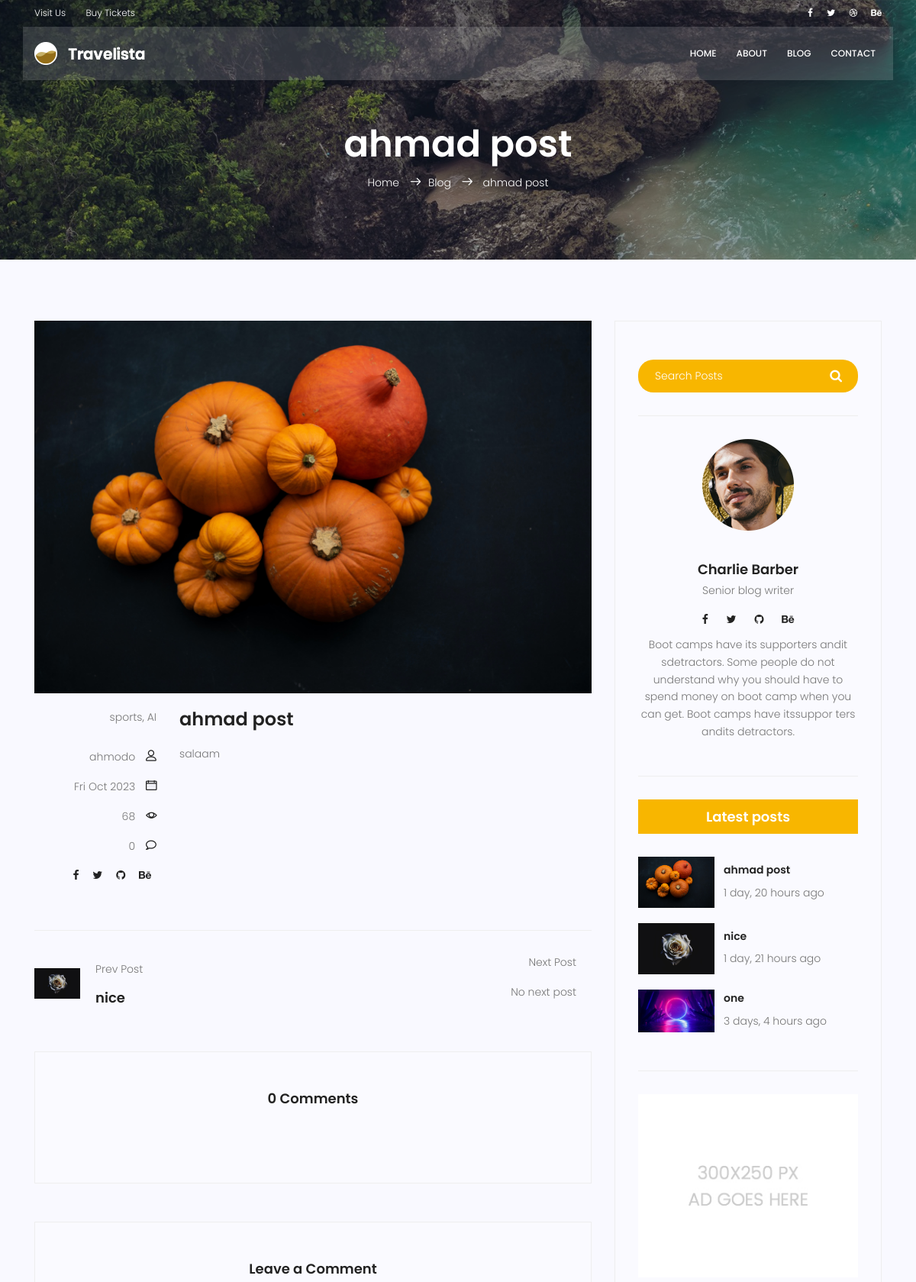
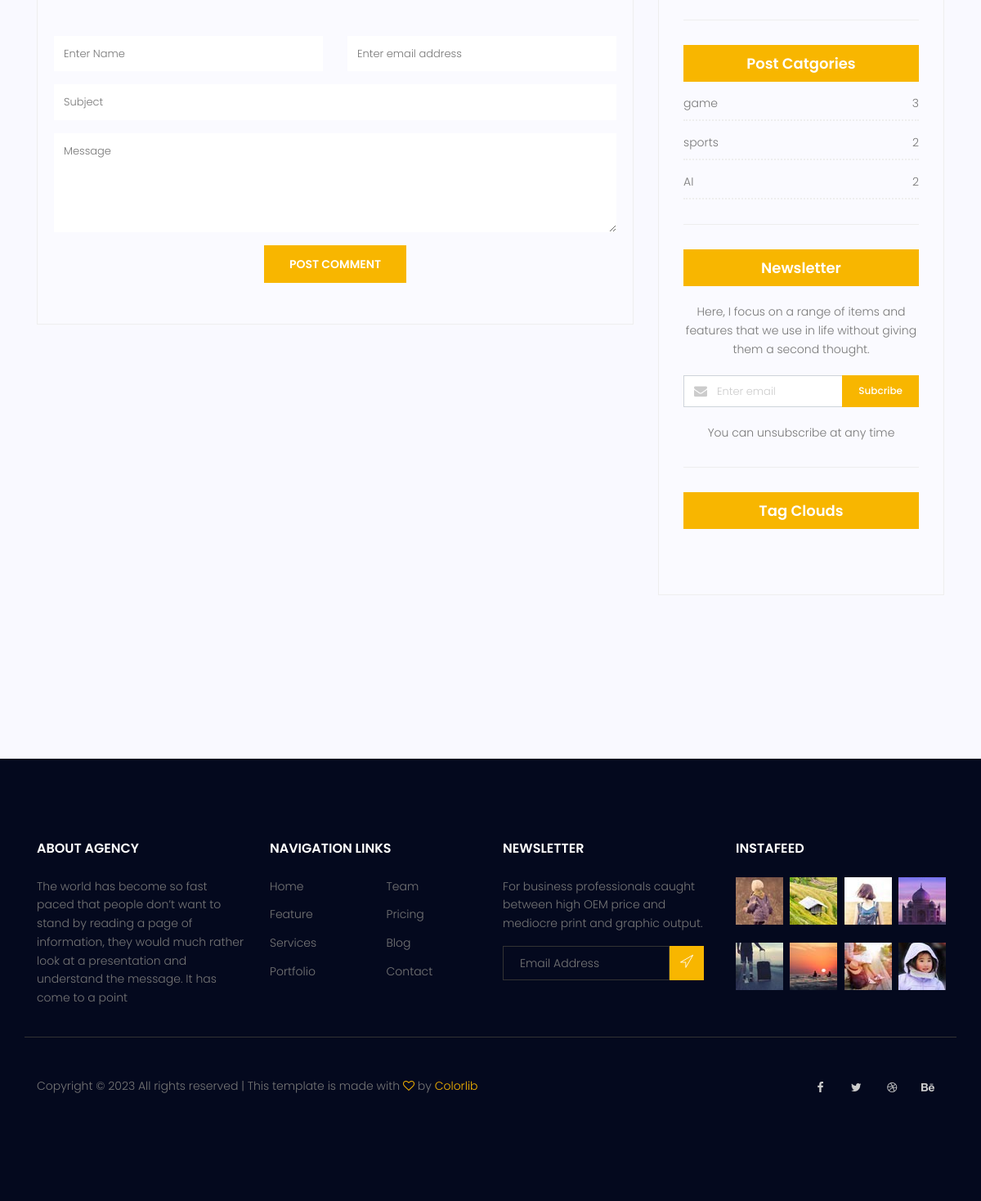
The page /blog/6/ on the database its author committed (2 pictures, top to bottom).
### blog/models.py (models this page shows, shortened)
class Post(models.Model):
    title = models.CharField(max_length=255)
    content = models.TextField()
    tags = TaggableManager()
    counted_views = models.IntegerField(default=0)
    status = models.BooleanField(default=False)
    published_date = models.DateTimeField(null=True)
    created_date = models.DateTimeField(auto_now_add=True)
    updated_date = models.DateTimeField(auto_now=True)
    author = models.ForeignKey(User, on_delete=models.SET_NULL,null=True)
    counted_comment = models.IntegerField(default=0)
    category=models.ManyToManyField(Category)
    image = models.ImageField(upload_to='post_images/')
    class Meta:
        ordering = ['-created_date']

class Category(models.Model):
    name=models.CharField(max_length=31)
    def __str__(self):
        return self.name

### blog/views.py (the view)
# urls.py: path('<int:pid>/', blog_single, name='single'),
def blog_single(request, pid):
    current_time = timezone.now()
    post = get_object_or_404(Post, pk=pid, status=True, published_date__lte=current_time)
    all_posts = Post.objects.filter(status=True, published_date__lte=current_time).order_by('-published_date')
    comments = Comment.objects.filter(post=post, approved=True).order_by('-created_date')
    current_index = list(all_posts).index(post)
    next_post = all_posts[current_index - 1] if current_index > 0 else None
    previous_post = all_posts[current_index + 1] if current_index < len(all_posts) - 1 else None
    post.counted_views += 1
    post.save()
    if request.method == 'POST':
        comment_form = CommentForm(request.POST)
        if comment_form.is_valid():
            comment = comment_form.save(commit=False)
            comment.post = post
            comment.save()
            messages.success(request, 'Submitted correctly')
            return redirect(request.path_info)
        else:
            messages.error(request, 'Oops, there was an error in the form submission!')
    else:
        comment_form = CommentForm()
    return render(request, 'blog/blog-single.html', {
        'post': post,
        'previous_post': previous_post,
        'next_post': next_post,
        'comments': comments,
        'comment_form': comment_form,
    })

### blog/forms.py
class CommentForm(forms.ModelForm):
    class Meta:
        model = Comment  # Specify the model to use for the form
        fields = ['name', 'email', 'subject', 'message']  # Define the fields to include in the for

### blog/templatetags/blog_tags.py (called while the page is built)
@register.inclusion_tag('blog/blog-popular-posts.html')
def popularposts():
    posts=Post.objects.filter(status=1).order_by('-published_date')[:3]
    return {'posts': posts}

@register.inclusion_tag('blog/blog-post-categories.html')
def postcategories():
    posts=Post.objects.filter(status=1)
    categories=Category.objects.all()
    cat_dict={}
    for name in categories:
        cat_dict[name]=posts.filter(category=name).count()
    return{'categories':cat_dict}

### templates/blog/blog-single.html (shortened to what this page needs)
{% extends 'base.html' %} {% load static %} {% block content %}
{% load blog_tags %}
<section class="relative about-banner">
  <div class="overlay overlay-bg"></div>
  <div class="container">
    <div class="row d-flex align-items-center justify-content-center">
      <div class="about-content col-lg-12">
        <h1 class="text-white">{{post.title}}</h1>
        <p class="text-white link-nav">
          <a href="{% url 'webapp:home' %}">Home </a>
          <span class="lnr lnr-arrow-right"></span
          ><a href="{% url 'blog:index' %}">Blog </a>
          <span class="lnr lnr-arrow-right"></span>
          <a href="#">{{post.title}}</a>
        </p>
      </div>
    </div>
  </div>
</section>
<section class="post-content-area single-post-area">
  <div class="container">
    <div class="row">
      <div class="col-lg-8 posts-list">
        <div class="single-post row">
          <div class="col-lg-12">
            <div class="feature-img">
              <img
                class="img-fluid"
                src="{{ post.image.url }}"
                alt="{{ post.title }}"
              />
            </div>
          </div>
          <div class="col-lg-3 col-md-3 meta-details">
            <ul class="tags">
              {% for category in post.category.all %}
              <li>{{ category.name }}{% if not forloop.last %}, {% endif %}</li>
              {% endfor %}
            </ul>
            <div class="user-details row">
              <p class="user-name col-lg-12 col-md-12 col-6">
                <a href="#">{{post.author}}</a> <span class="lnr lnr-user"></span>
              </p>
              <p class="date col-lg-12 col-md-12 col-6">
                <a href="#">{{post.published_date|date:"D M Y"}}</a>
                <span class="lnr lnr-calendar-full"></span>
              </p>
              <p class="view col-lg-12 col-md-12 col-6">
                <a href="#">{{post.counted_views}}</a> <span class="lnr lnr-eye"></span>
              </p>
              <p class="comments col-lg-12 col-md-12 col-6">
                <a href="#">{{comments|length}}</a> <span class="lnr lnr-bubble"></span>
              </p>
              <ul class="social-links col-lg-12 col-md-12 col-6">
                <li>
                  <a href="#"><i class="fa fa-facebook"></i></a>
                </li>
                <li>
                  <a href="#"><i class="fa fa-twitter"></i></a>
                </li>
                <li>
                  <a href="#"><i class="fa fa-github"></i></a>
                </li>
                <li>
                  <a href="#"><i class="fa fa-behance"></i></a>
                </li>
              </ul>
            </div>
          </div>
          <div class="col-lg-9 col-md-9">
            <h3 class="mt-20 mb-20">
              {{post.title}}
            </h3>
            <p class="excert">
              {{post.content|safe}}
            </p>
          </div>
        </div>
        <div class="navigation-area">
          <div class="row">
            <div
              class="col-lg-6 col-md-6 col-12 nav-left flex-row d-flex justify-content-start align-items-center"
            >
            <div class="thumb">
                {% if previous_post %}
                <a href="{% url 'blog:single' previous_post.pk %}"
                  ><img
                  class="img-fluid"
                  src="{{ previous_post.image.url }}"
                  alt=""
                  width="60"
                  height="60"
                /></a>
                {% endif %}
              </div>
              <div class="arrow">
                {% if previous_post %}
                <a href="{% url 'blog:single' previous_post.pk %}"
                {% endif %}
                  ></a>
              </div>
              <div class="detials">
                {% if previous_post %}
                <p>Prev Post</p>
                <a href="{% url 'blog:single' previous_post.pk %}">
                    <h4>{{ previous_post.title }}</h4>
                </a>
                {% else %}
                    <p>No previous post</p>
                {% endif %}
              </div>
            </div>
            <div
              class="col-lg-6 col-md-6 col-12 nav-right flex-row d-flex justify-content-end align-items-center"
            >
              <div class="detials">
                <p>Next Post</p>
                {% if next_post %}
                <a href="{% url 'blog:single' next_post.pk %}">
                    <h4>{{ next_post.title }}</h4>
                </a>
                {% else %}
                    <p>No next post</p>
                {% endif %}
              </div>
              <div class="arrow">
                <a href="#"
                  ></a>
              </div>
            </div>
          </div>
        </div>
        {% include 'blog/blog-comments.html' %}
      </div>
      <div class="col-lg-4 sidebar-widgets">
        <div class="widget-wrap">
          <div class="single-sidebar-widget search-widget">
            <form class="search-form" action="#">
              <input
                placeholder="Search Posts"
                name="search"
                type="text"
                onfocus="this.placeholder = ''"
                onblur="this.placeholder = 'Search Posts'"
              />
              <button type="submit"><i class="fa fa-search"></i></button>
            </form>
          </div>
          {% include 'blog/blog-writer.html' %}
          {% popularposts %}
          <div class="single-sidebar-widget ads-widget">
            <a href="#"
              ><img
                class="img-fluid"
                src="{% static 'img/blog/ads-banner.jpg' %}"
                alt=""
            /></a>
          </div>
          {% postcategories %}
          <div class="single-sidebar-widget newsletter-widget">
            <h4 class="newsletter-title">Newsletter</h4>
            <p>
              Here, I focus on a range of items and features that we use in life
              without giving them a second thought.
            </p>
            <div class="form-group d-flex flex-row">
              <div class="col-autos">
                <div class="input-group">
                  <div class="input-group-prepend">
                    <div class="input-group-text">
                      <i class="fa fa-envelope" aria-hidden="true"></i>
                    </div>
                  </div>
                  <input
                    type="text"
                    class="form-control"
                    id="inlineFormInputGroup"
                    placeholder="Enter email"
                    onfocus="this.placeholder = ''"
                    onblur="this.placeholder = 'Enter email'"
                  />
                </div>
              </div>
              <a href="#" class="bbtns">Subcribe</a>
            </div>
            <p class="text-bottom">You can unsubscribe at any time</p>
          </div>
              {% include 'blog/blog-tags.html' %}
        </div>
      </div>
    </div>
  </div>
</section>
{% endblock content %}

### templates/blog/blog-popular-posts.html
{% load static %}{% load humanize %}
<div class="single-sidebar-widget popular-post-widget">
    <h4 class="popular-title">Latest posts</h4>
    <div class="popular-post-list">
      {% for post in posts %}
      <div class="single-post-list d-flex flex-row align-items-center">
        <div class="thumb">
          <img
            class="img-fluid"
            src={{post.image.url}}
            alt=""
          />
        </div>
        <div class="details">
          <a href="{% url 'blog:single' pid=post.id %}"
            ><h6>{{post.title}}</h6></a
          >
          <p>{{post.published_date|naturaltime}}</p>
        </div>
      </div>
      {% endfor %}
    </div>
  </div>

### templates/blog/blog-post-categories.html
<div class="single-sidebar-widget post-category-widget">
    <h4 class="category-title">Post Catgories</h4>
    <ul class="cat-list">
      {% for name,count in categories.items %}
      <li>
        <a href="{% url 'blog:category' cat_name=name %}" class="d-flex justify-content-between">
          <p>{{name}}</p>
          <p>{{count}}</p>
        </a>
      </li>
      {% endfor %}
    </ul>
  </div>

### rows shown on the page
Post: title "ahmad post", image (picture), author "ahmodo", published_date "Fri Oct 2023", counted_views "68", content "salaam", published_date "1 day, 20 hours ago"
Category: name "sports", id "2"
Category: name "AI", count "2"
Post: image (picture), title "nice", published_date "1 day, 21 hours ago"
Post: image (picture), title "one", published_date "3 days, 4 hours ago"
Category: name "game", count "3"

### other values the page prints
{{ comments|length }} "0"
